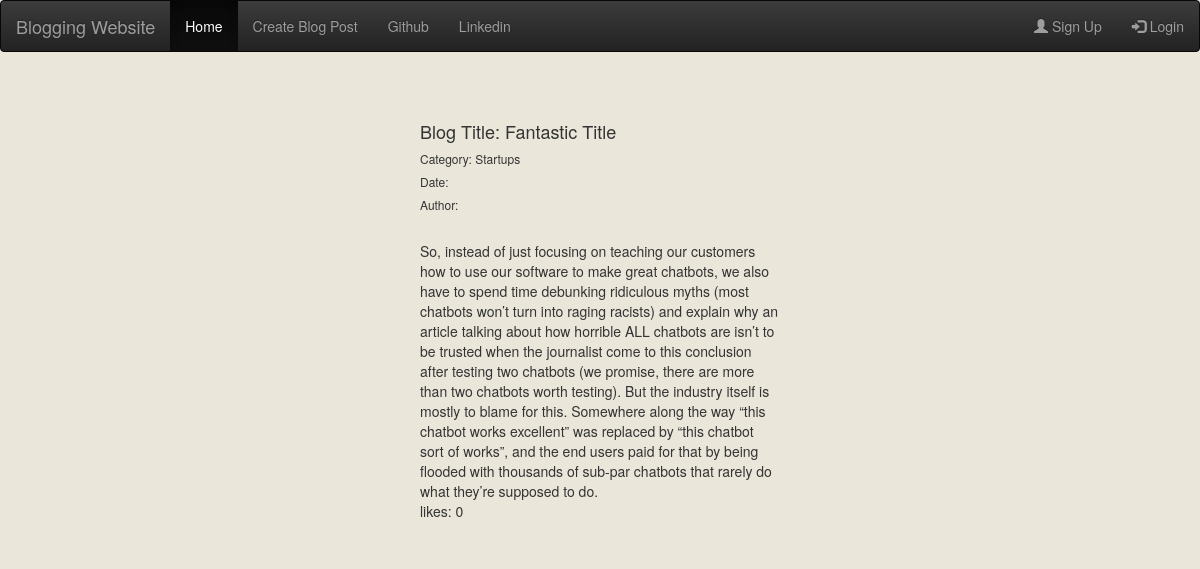
The app's page /post/1/ with its own data.
### blog/models.py (models this page shows, shortened)
class Post(models.Model):
    postAuthor = CurrentUserField()
    title = models.CharField(max_length = 150)
    category = models.CharField(max_length = 150)
    postContent = models.TextField()
    postCreatedDate = models.DateTimeField(default = timezone.now)
    postLikes = models.IntegerField(default = 0)

### blog/views.py (the view)
# urls.py: path('post/<int:post_id>/', views.postDetail, name='postDetail'),
def postDetail(request, post_id):
    post = get_object_or_404(Post, pk = post_id)
    return render (request, 'blog/post_detail.html', {'post': post})

### blog/templates/blog/post_detail.html (shortened to what this page needs)
{% include 'blog/base.html' %}
<div class = "container" >
  <div class = "row">
      <div class = "col-md-4"> </div>
      <div class = "col-md-4">
        <h4> Blog Title: {{ post.title }} </h4>
        <h6> Category: {{ post.category }}</h6>
        <h6> Date: {{ post.publishedDate }}
        <h6> Author: {{ post.postAuthor }}</h6>
        <br>
          {{ post.postContent }}
        <br>
        likes:  {{ post.postLikes }}
        <br>
        <br>
      </div>
  </div>
</div>

### blog/static/css/blog.css (style rules this page uses)
body { background-color: #EAE6DA; }

### records on screen
Post: title "Fantastic Title", category "Startups", postContent "So, instead of just focusing on teaching our customers how to use our software to make great chatbots, we also have to spend time debunking ridiculous myths (most chatbots won’t turn into raging racists) and explain why an article talking about how horrible ALL chatbots are isn’t to be trusted when the journalist come to this conclusion after testing two chatbots (we promise, there are more than two chatbots worth testing). But the industry itself is mostly to blame for this. Somewhere along the way “this chatbot works excellent” was replaced by “this chatbot sort of works”, and the end users paid for that by being flooded with thousands of sub-par chatbots that rarely do what they’re…", postLikes "0"
